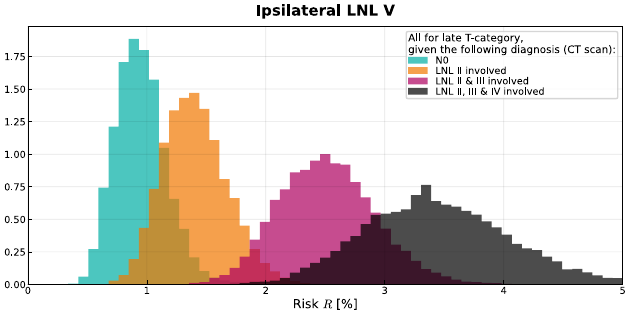

This chart was generated by the following Python code:
"""
Plot historgams over risks for involvement in LNL IV
given different diagnosis scenarios.
"""
from pathlib import Path
import matplotlib.pyplot as plt

import numpy as np
import lyscripts.plot.histograms as lyhist

from _utils import Histogram, Posterior, draw


DATA_DIR = Path("../data")
USZ_COLORS = {
    "blue": '#005ea8',
    "green": '#00afa5',
    "orange": '#f17900',
    "red": '#ae0060',
    "gray": '#c5d5db',
}


if __name__ == "__main__":
    plt.style.use("../../../.mplstyle")

    fig, ax = plt.subplots(figsize=lyhist.get_size(width="full", ratio=2.))

    plots = []
    plots.append(Histogram(
        filename=DATA_DIR / "complete-v1-ipsiV-risks.hdf5",
        dataname="ipsi-V/N0/late",
        kwargs={
            "color": USZ_COLORS["green"],
            "label": "N0",
        }
    ))
    plots.append(Histogram(
        filename=DATA_DIR / "complete-v1-ipsiV-risks.hdf5",
        dataname="ipsi-V/ipsi-II/late",
        kwargs={
            "color": USZ_COLORS["orange"],
            "label": "LNL II involved",
        }
    ))
    plots.append(Histogram(
        filename=DATA_DIR / "complete-v1-ipsiV-risks.hdf5",
        dataname="ipsi-V/ipsi-IIandIII/late",
        kwargs={
            "color": USZ_COLORS["red"],
            "label": "LNL II & III involved",
        }
    ))
    plots.append(Histogram(
        filename=DATA_DIR / "complete-v1-ipsiV-risks.hdf5",
        dataname="ipsi-V/ipsi-IIandIIIandIV/late",
        kwargs={
            "color": "black",
            "label": "LNL II, III & IV involved",
        }
    ))

    draw(ax, contents=plots, xlim=(0., 5.))

    ax.legend(
        title=(
            "All for late T-category,\n"
            "given the following diagnosis (CT scan):"
        ),
        alignment="left",
    )
    ax.set_xlabel("Risk $R$ [%]")
    ax.set_title(
        "Ipsilateral LNL V",
        fontweight="bold",
        fontsize="large",
    )

    plt.savefig(Path(__file__).with_suffix(".svg"))
